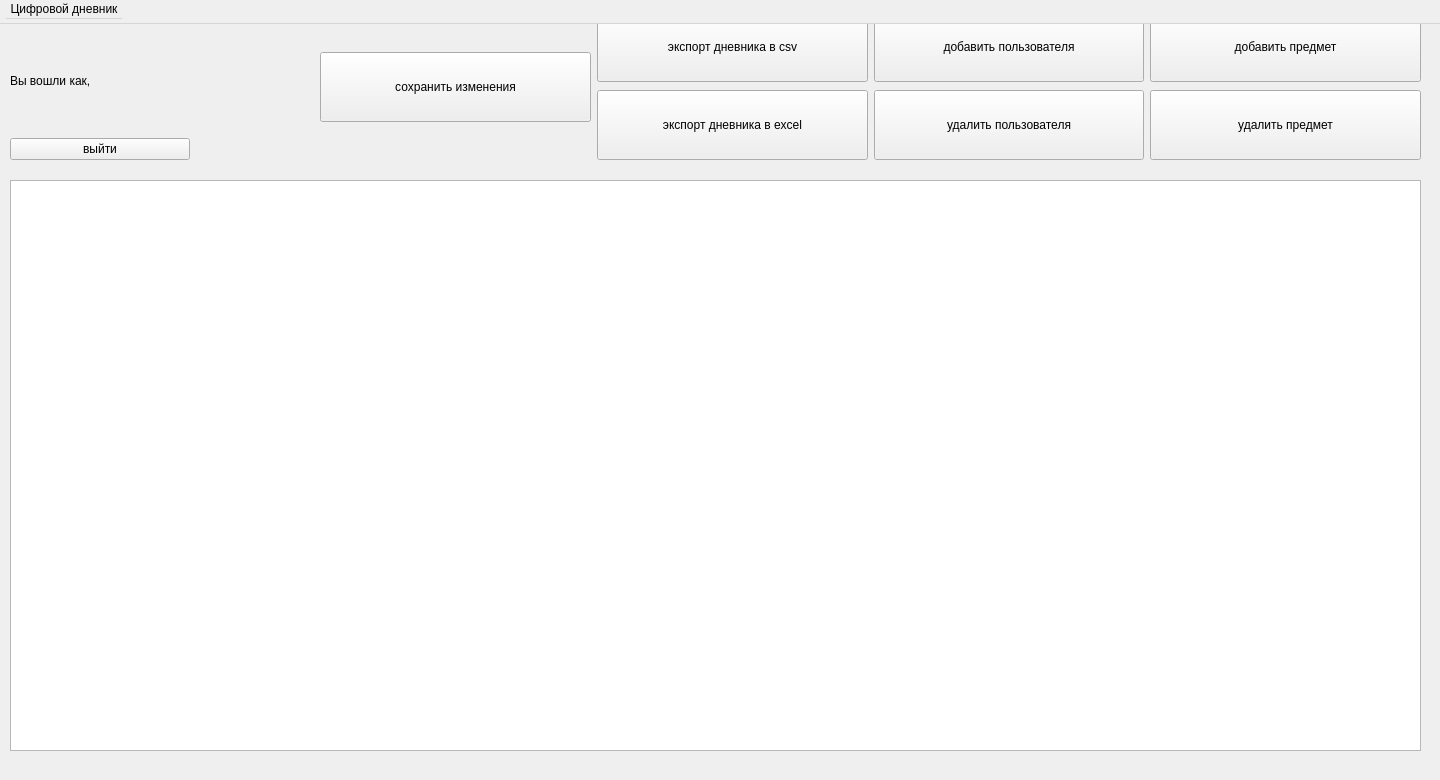
<?xml version="1.0" encoding="UTF-8"?>
<ui version="4.0">
 <class>MainWindow</class>
 <widget class="QWidget" name="MainWindow">
  <property name="geometry">
   <rect>
    <x>0</x>
    <y>0</y>
    <width>1440</width>
    <height>780</height>
   </rect>
  </property>
  <property name="minimumSize">
   <size>
    <width>1440</width>
    <height>780</height>
   </size>
  </property>
  <property name="maximumSize">
   <size>
    <width>1440</width>
    <height>780</height>
   </size>
  </property>
  <property name="windowTitle">
   <string>MainWindow</string>
  </property>
  <widget class="QWidget" name="centralwidget" native="true">
   <property name="geometry">
    <rect>
     <x>0</x>
     <y>0</y>
     <width>1441</width>
     <height>751</height>
    </rect>
   </property>
   <widget class="QWidget" name="horizontalLayoutWidget">
    <property name="geometry">
     <rect>
      <x>320</x>
      <y>10</y>
      <width>1101</width>
      <height>154</height>
     </rect>
    </property>
    <layout class="QHBoxLayout" name="horizontalLayout">
     <item>
      <widget class="QPushButton" name="saveButton">
       <property name="minimumSize">
        <size>
         <width>0</width>
         <height>70</height>
        </size>
       </property>
       <property name="text">
        <string>сохранить изменения</string>
       </property>
      </widget>
     </item>
     <item>
      <layout class="QVBoxLayout" name="verticalLayout_2">
       <item>
        <widget class="QPushButton" name="csvExport">
         <property name="minimumSize">
          <size>
           <width>0</width>
           <height>70</height>
          </size>
         </property>
         <property name="text">
          <string>экспорт дневника в csv</string>
         </property>
        </widget>
       </item>
       <item>
        <widget class="QPushButton" name="exselExport">
         <property name="minimumSize">
          <size>
           <width>0</width>
           <height>70</height>
          </size>
         </property>
         <property name="text">
          <string>экспорт дневника в excel</string>
         </property>
        </widget>
       </item>
      </layout>
     </item>
     <item>
      <layout class="QVBoxLayout" name="verticalLayout">
       <item>
        <widget class="QPushButton" name="addUser">
         <property name="minimumSize">
          <size>
           <width>0</width>
           <height>70</height>
          </size>
         </property>
         <property name="text">
          <string>добавить пользователя</string>
         </property>
        </widget>
       </item>
       <item>
        <widget class="QPushButton" name="delUser">
         <property name="minimumSize">
          <size>
           <width>0</width>
           <height>70</height>
          </size>
         </property>
         <property name="text">
          <string>удалить пользователя</string>
         </property>
        </widget>
       </item>
      </layout>
     </item>
     <item>
      <layout class="QVBoxLayout" name="verticalLayout_3">
       <item>
        <widget class="QPushButton" name="addSubj">
         <property name="minimumSize">
          <size>
           <width>0</width>
           <height>70</height>
          </size>
         </property>
         <property name="text">
          <string>добавить предмет</string>
         </property>
        </widget>
       </item>
       <item>
        <widget class="QPushButton" name="delSubj">
         <property name="minimumSize">
          <size>
           <width>0</width>
           <height>70</height>
          </size>
         </property>
         <property name="text">
          <string>удалить предмет</string>
         </property>
        </widget>
       </item>
      </layout>
     </item>
    </layout>
   </widget>
   <widget class="QWidget" name="verticalLayoutWidget_4">
    <property name="geometry">
     <rect>
      <x>10</x>
      <y>30</y>
      <width>181</width>
      <height>151</height>
     </rect>
    </property>
    <layout class="QVBoxLayout" name="verticalLayout_4">
     <item>
      <widget class="QLabel" name="greetingLabel">
       <property name="maximumSize">
        <size>
         <width>16777215</width>
         <height>60</height>
        </size>
       </property>
       <property name="text">
        <string>Вы вошли как, </string>
       </property>
      </widget>
     </item>
     <item>
      <widget class="QPushButton" name="logoutButton">
       <property name="maximumSize">
        <size>
         <width>180</width>
         <height>16777215</height>
        </size>
       </property>
       <property name="text">
        <string>выйти</string>
       </property>
      </widget>
     </item>
    </layout>
   </widget>
   <widget class="QTableView" name="tableView">
    <property name="geometry">
     <rect>
      <x>10</x>
      <y>180</y>
      <width>1411</width>
      <height>571</height>
     </rect>
    </property>
   </widget>
  </widget>
  <widget class="QMenuBar" name="menuBar">
   <property name="geometry">
    <rect>
     <x>0</x>
     <y>0</y>
     <width>1440</width>
     <height>24</height>
    </rect>
   </property>
   <widget class="QMenu" name="menu">
    <property name="title">
     <string>Цифровой дневник</string>
    </property>
    <addaction name="action_about"/>
   </widget>
   <addaction name="menu"/>
  </widget>
  <action name="actionkvf">
   <property name="text">
    <string>kvf</string>
   </property>
  </action>
  <action name="action_about">
   <property name="text">
    <string>О программе</string>
   </property>
  </action>
  <action name="action_quit">
   <property name="text">
    <string>Закрыть</string>
   </property>
  </action>
 </widget>
 <resources/>
 <connections/>
</ui>
